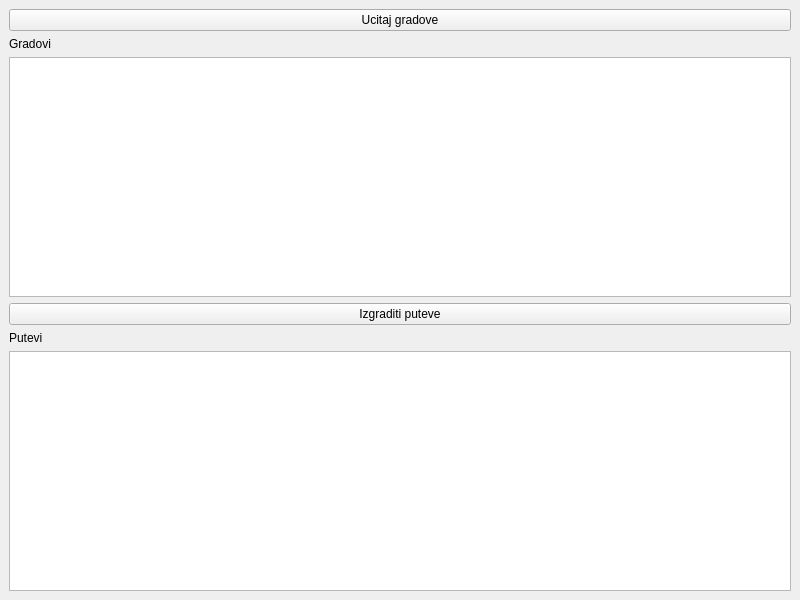
<?xml version="1.0" encoding="UTF-8"?>
<ui version="4.0">
 <class>MainWindow</class>
 <widget class="QMainWindow" name="MainWindow">
  <property name="geometry">
   <rect>
    <x>0</x>
    <y>0</y>
    <width>800</width>
    <height>600</height>
   </rect>
  </property>
  <property name="windowTitle">
   <string>MainWindow</string>
  </property>
  <widget class="QWidget" name="centralwidget">
   <layout class="QVBoxLayout" name="verticalLayout">
    <item>
     <widget class="QPushButton" name="pbLoad">
      <property name="text">
       <string>Ucitaj gradove</string>
      </property>
     </widget>
    </item>
    <item>
     <widget class="QLabel" name="label">
      <property name="text">
       <string>Gradovi</string>
      </property>
     </widget>
    </item>
    <item>
     <widget class="QListWidget" name="lvCities"/>
    </item>
    <item>
     <widget class="QPushButton" name="pbBuild">
      <property name="text">
       <string>Izgraditi puteve</string>
      </property>
     </widget>
    </item>
    <item>
     <widget class="QLabel" name="label_2">
      <property name="text">
       <string>Putevi</string>
      </property>
     </widget>
    </item>
    <item>
     <widget class="QListWidget" name="lvRoads"/>
    </item>
   </layout>
  </widget>
 </widget>
 <resources/>
 <connections/>
</ui>
